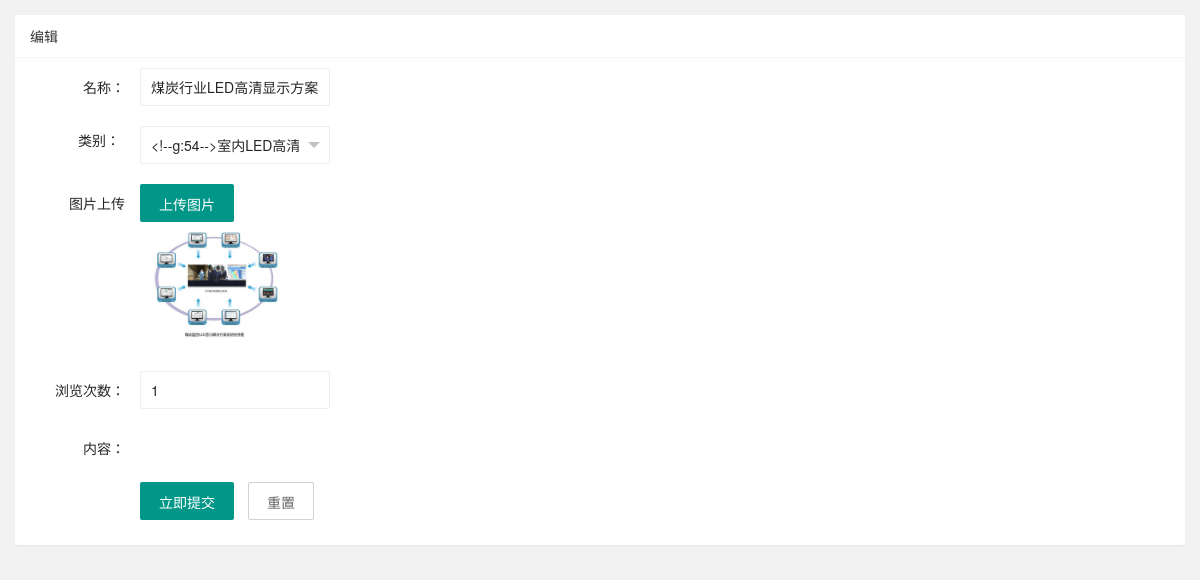
Screenshot of /admin/solution/edit.php?id=4 with the database file from the repository.
### tables this page shows
CREATE TABLE `solution`  (
  `id` int(11) NOT NULL AUTO_INCREMENT COMMENT 'id',
  `name` varchar(255) NULL DEFAULT NULL COMMENT '名称',
  `content` varchar(20000) NULL DEFAULT NULL COMMENT '内容',
  `pic` varchar(255) NULL DEFAULT NULL COMMENT '图片',
  `sort` varchar(255) NULL DEFAULT NULL COMMENT '类别',
  `number` int(11) NULL DEFAULT NULL COMMENT '浏览次数',
  `time` int(11) NULL DEFAULT NULL COMMENT '发布时间',
  PRIMARY KEY (`id`) USING BTREE
);

### admin/fun.php (called while the page is built, shortened)
<?php
function query($db, $sql, $erwei = true)
{
    $query = $db->query($sql);
    $query->setFetchMode(PDO::FETCH_ASSOC);
    if ($erwei) {
        return $query->fetchall();
    }
    return $query->fetch();
}

### admin/solution/edit.php (the view, shortened to what this page needs)
<!DOCTYPE html>
<html>
<head>
    <link rel="stylesheet" href="/vendor/dist/layuiadmin/layui/css/layui.css" media="all">
    <link rel="stylesheet" href="/vendor/dist/layuiadmin/style/admin.css" media="all">
</head>
<body>
<?php
include ($_SERVER)["DOCUMENT_ROOT"] . "/admin/fun.php";
$id = $_GET["id"];
$sql="select * from solution where id = {$id}";
$db = conn();
$res = query($db,$sql,false);
?>
<div class="layui-fluid">
    <div class="layui-row layui-col-space15">
        <div class="layui-col-md12">
            <div class="layui-card">
                <div class="layui-card-header">编辑</div>
                <div class="layui-card-body">
                    <form class="layui-form" action="" lay-filter="component-form-element">
                        <div class="layui-row layui-col-space10 layui-form-item">
                            <div class="layui-col-lg6">
                                <label class="layui-form-label">名称：</label>
                                <div class="layui-input-inline">
                                    <input type="text" name="name" lay-verify="required" placeholder="" autocomplete="off" class="layui-input" value="<?php echo $res["name"]?>">
                                </div>
                            </div>
                        </div>
                        <div class="layui-form-item layui-col-space10">
                            <label class="layui-form-label">类别：</label>
                            <div class="layui-input-inline">
                            </div>
                        </div>
                        <div class="layui-row layui-col-space10 layui-form-item">
                            <div class="layui-col-lg6">
                                <div class="layui-form-label">图片上传</div>
                                <div class="layui-input-inline">
                                    <div class="layui-upload">
                                        <button type="button" class="layui-btn" id="test-upload-normal">上传图片</button>
                                        <div class="layui-upload-list">
                                            <img class="layui-upload-img" id="test-upload-normal-img" style="max-width: 150px;max-height: 150px;" src="/upload/<?php echo $res["pic"];?>">
                                        </div>
                                    </div>
                                </div>
                            </div>
                        </div>
                        <div class="layui-row layui-col-space10 layui-form-item">
                            <div class="layui-col-lg6">
                                <label class="layui-form-label">浏览次数：</label>
                                <div class="layui-input-inline">
                                    <input type="text" name="number" lay-verify="required" placeholder="" autocomplete="off" class="layui-input" value="<?php echo $res["number"];?>">
                                </div>
                            </div>
                        </div>
                        <div class="layui-form-item">
                            <label class="layui-form-label">内容：</label>
                            <div class="layui-input-block">
                            </div>
                        </div>
                        <div class="layui-form-item">
                            <div class="layui-input-block">
                                <button class="layui-btn" lay-submit lay-filter="component-form-element">立即提交</button>
                                <button type="reset" class="layui-btn layui-btn-primary">重置</button>
                            </div>
                        </div>
                    </form>
                </div>
            </div>
        </div>
    </div>
</div>
</body>
</html>

### rows the page displays
solution: name "煤炭行业LED高清显示方案", pic (picture), number "1"
